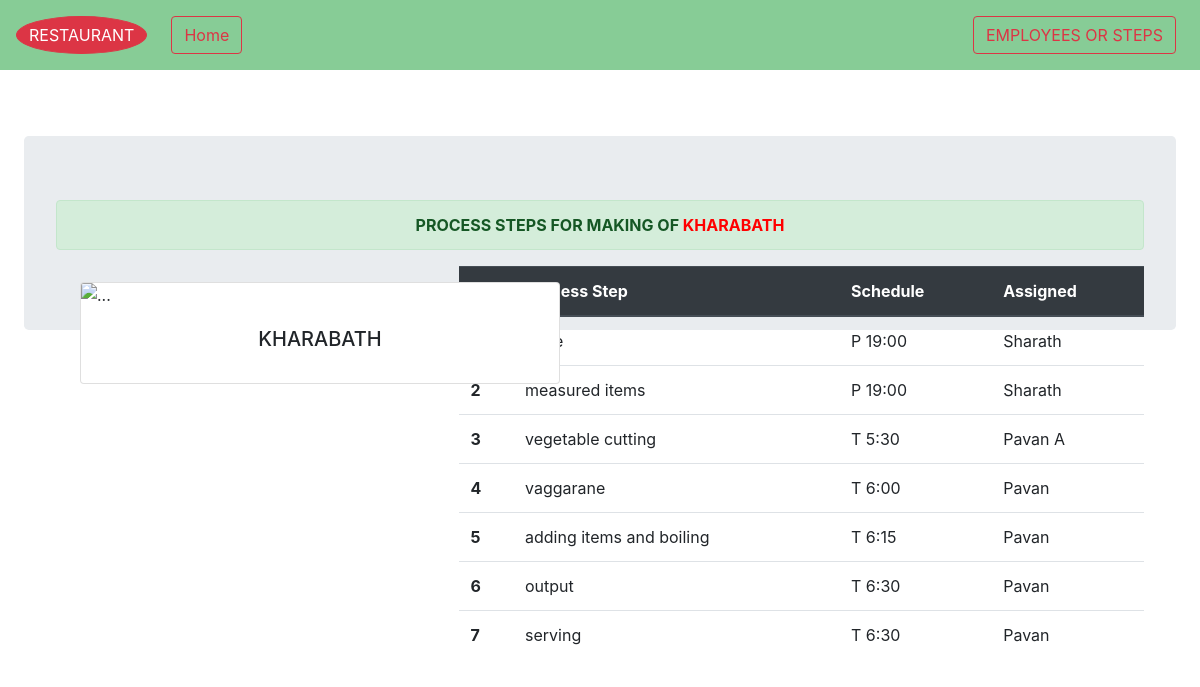
/FoodItem/details/1/Kharabath, run on the app's committed database.
### FoodItem/models.py (models this page shows)
class ProcessStep(models.Model):
    item_name        =   models.ForeignKey(to=FoodItemsAvailable,on_delete=models.CASCADE)
    sequence_number  =   models.PositiveIntegerField()
    process_step     =   models.CharField(max_length = 50)
    schedule         =   models.CharField(max_length = 10)
    assigned         =   models.CharField(max_length = 30)

### FoodItem/views.py (the view)
# urls.py: path('details/<int:id>/<item_name>', views.deatils),
def deatils(request,id,item_name):
    process_step =  ProcessStep.objects.filter(item_name = id)
    return render(request,'FoodItem/process_details.html',{'process_step':process_step,'item_name':item_name})

### templates/FoodItem/process_details.html (shortened to what this page needs)
{% extends "FoodItem/base.html" %}
{% block employee_step %}<a class="nav-link" href="/FoodItem/employees"><button type="button" class="btn btn-outline-danger">EMPLOYEES OR STEPS</button></a>{% endblock %}
{% block body %}
    <div class="jumbotron my-3 mx-4">
      <div class="alert alert-success" role="alert">
        <b><center> PROCESS STEPS FOR MAKING OF <span>{{item_name|upper}}</span> </center></b>
      </div>
      <div class="left">
        <div class="card mx-4 my-3" style="width: 30rem;">
          {% if item_name == "Kharabath" %}
            <img src="https://i.ytimg.com/vi/qYFbz9Hddj4/maxresdefault.jpg" class="card-img-top" alt="...">
          {% elif item_name == "Kesaribath" %}
          <img src="https://i.ytimg.com/vi/M7lYbQTmx_Y/maxresdefault.jpg" class="card-img-top" alt="...">
          {% elif item_name == "Round Idli" %}
          <img src="https://i.ytimg.com/vi/jT5KuygIv_M/maxresdefault.jpg" class="card-img-top" alt="...">
          {% elif item_name == "Tatte Idli" %}
          <img src="https://i.ytimg.com/vi/qF8_j_6DeQg/maxresdefault.jpg" class="card-img-top" alt="...">
          {% elif item_name == "Rice Bath" %}
          <img src="https://i.ytimg.com/vi/Gpf7FslXeOw/maxresdefault.jpg" class="card-img-top" alt="...">
          {% elif item_name == "Bisibelebath" %}
          <img src="https://i.ytimg.com/vi/T9ElSJRQmQY/maxresdefault.jpg" class="card-img-top" alt="...">
          {% elif item_name == "Puliyogare" %}
          <img src="https://i.ytimg.com/vi/-yfOAotb3Lk/maxresdefault.jpg" class="card-img-top" alt="...">
          {% elif item_name == "Avalakki" %}
          <img src="https://www.itslife.in/wp-content/uploads/2007/10/Kurtakoti-Avalakki-1280x720.jpg" class="card-img-top" alt="...">
          {% elif item_name == "Mandakki" %}
          <img src="https://i.ytimg.com/vi/oo4vrHEsc1Q/maxresdefault.jpg" class="card-img-top" alt="...">
          {% elif item_name == "Uddina Vada" %}
          <img src="https://i.ytimg.com/vi/xVm2gsvylAg/maxresdefault.jpg" class="card-img-top" alt="...">
          {% elif item_name == "Masala Vada" %}
          <img src=https://i.ytimg.com/vi/kSLE6ncCK2Q/maxresdefault.jpg class="card-img-top" alt="...">
          {% elif item_name == "Dosa D" %}
          <img src="https://www.yovizag.com/wp-content/uploads/2019/09/Dosa_web-758x474.jpg" class="card-img-top" alt="...">
          {% elif item_name == "Paddu" %}
          <img src="http://shubhasharon.com/wp-content/uploads/2018/06/masala-paddu1-1280x720.jpg" class="card-img-top" alt="...">
          {% elif item_name == "Generic" %}
          <img src="https://www.oyorooms.com/blog/wp-content/uploads/2018/07/shutterstock_754732342-1280x720.jpg" class="card-img-top" alt="...">
          {% endif %}
          <div class="card-body">
            <h5 class="card-title"><center>{{item_name|upper}}</center></h5>
          </div>
        </div>
      </div>
      <div class="right">
        {% if process_step %}
        <table class="table table-hover">
          <thead class="thead-dark">
            <tr>
              <th scope="col">#</th>
              <th scope="col">Process Step</th>
              <th scope="col">Schedule</th>
              <th scope="col">Assigned</th>
            </tr>
          </thead>
          <tbody>
            {% for step in process_step %}
            <tr>
              <th scope="row">{{step.sequence_number}}</th>
              <td>{{step.process_step}}</td>
              <td>{{step.schedule}}</td>
              <td>{{step.assigned}}</td>
            </tr>
            {% endfor %}
          </tbody>
        </table>
        {% endif %}
      </div>
    </div>
{% endblock %}

### templates/FoodItem/process_details.html (style rules this page uses)
.left { width:30%; float:left; }
.right { width:63%; float:right; }
span { color:red; }

### data on the page
ProcessStep: schedule "P 19:00", assigned "Sharath"
ProcessStep: sequence_number "2", process_step "measured items", schedule "P 19:00", assigned "Sharath"
ProcessStep: sequence_number "3", process_step "vegetable cutting", schedule "T 5:30", assigned "Pavan A"
ProcessStep: sequence_number "4", process_step "vaggarane", schedule "T 6:00", assigned "Pavan"
ProcessStep: sequence_number "5", process_step "adding items and boiling", schedule "T 6:15", assigned "Pavan"
ProcessStep: sequence_number "6", process_step "output", schedule "T 6:30", assigned "Pavan"
ProcessStep: sequence_number "7", process_step "serving", schedule "T 6:30", assigned "Pavan"

### other printed values
{{ item_name|upper }} "KHARABATH"
